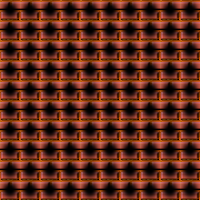

Rendered tile map (Tiled .tmx) drawn with the repository's tilesets; below, a short description and the map source with its tile grids summarised:
An orthogonal 10x10 tile map with 20x20 px tiles, 4 tile layers (Tile Layer 1, Tile Layer 2, Tile Layer 3, Tile Layer 4), 1 hidden layer not drawn and 4 objects (fds, aa, dd).

<map version="1.0" orientation="orthogonal" width="10" height="10" tilewidth="20" tileheight="20">
 <tileset firstgid="1" name="tileSet" tilewidth="20" tileheight="20">
  <image source="tileSet.PNG" width="120" height="20" />
  <tile id="1">
   <properties>
    <property name="tt1" value="12" />
   </properties>
  </tile>
 </tileset>
 <layer name="Tile Layer 1" width="10" height="10">
  <properties>
   <property name="t1" value="23" />
   <property name="t2" value="abc" />
  </properties>
  <data>[100 cells, 100 non-empty, 6 distinct tile ids]</data>
 </layer>
 <layer name="Tile Layer 2" width="10" height="10">
  <properties>
   <property name="aa" value="1324" />
   <property name="bb" value="bcd" />
  </properties>
  <data>[100 cells, 100 non-empty, 1 distinct tile ids]</data>
 </layer>
 <layer name="Tile Layer 3" width="10" height="10">
  <data>[100 cells, 100 non-empty, 1 distinct tile ids]</data>
 </layer>
 <layer name="Tile Layer 4" width="10" height="10">
  <data>[100 cells, 100 non-empty, 1 distinct tile ids]</data>
 </layer>
 <layer name="Tile Layer 5" width="10" height="10" visible="0">
  <data>[100 cells, 100 non-empty, 1 distinct tile ids]</data>
 </layer>
 <objectgroup name="Obj1" width="10" height="10">
  <object name="ob1" type="fds" x="100" y="60" width="60" height="40" />
  <object name="ob3" type="aa" x="80" y="140" width="40" height="40" />
  <object x="160" y="140" />
  <object name="ob2" type="dd" x="160" y="140" />
 </objectgroup>
</map>